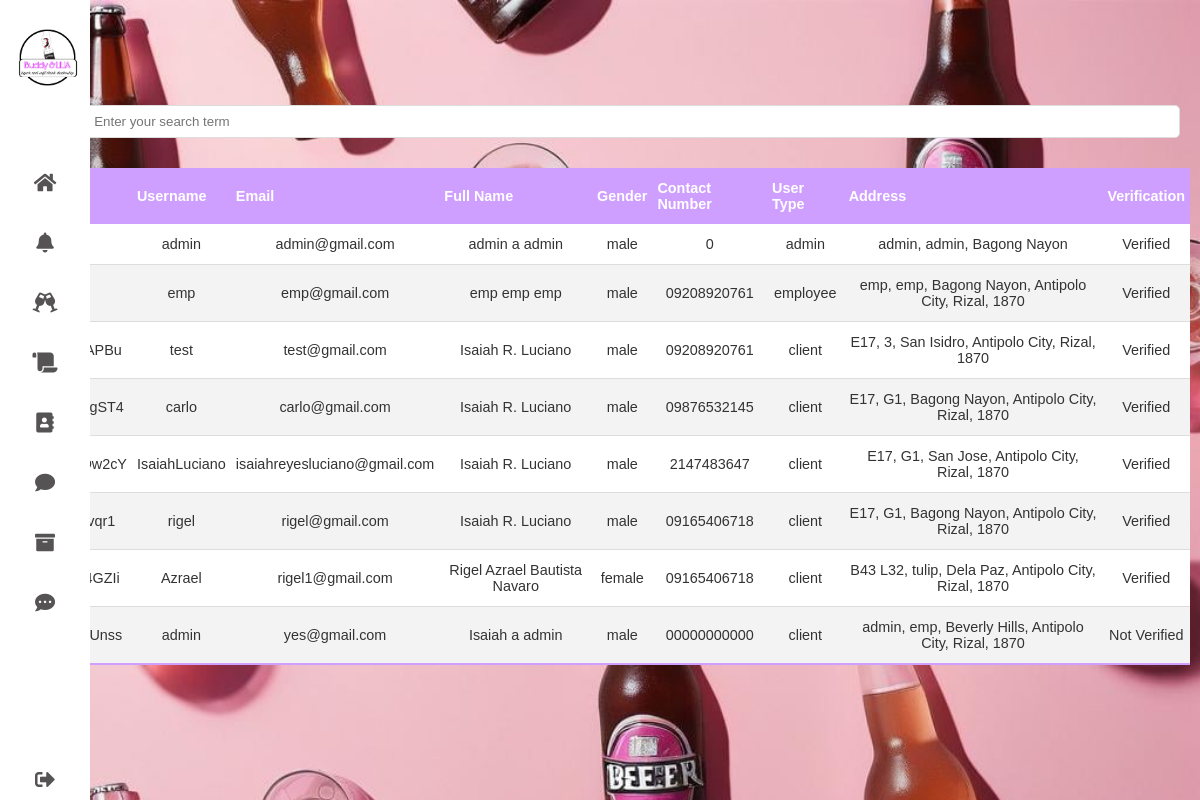
The page /pages/users-table.php (signed in) on the database its author committed.
### tables this page shows
CREATE TABLE `tbluser` (
  `id` varchar(10) NOT NULL,
  `username` varchar(50) NOT NULL,
  `password` varchar(100) NOT NULL,
  `email` varchar(50) NOT NULL,
  `fullname` varchar(100) NOT NULL,
  `gender` enum('male','female') NOT NULL,
  `contact` varchar(11) NOT NULL,
  `userType` enum('admin','client','employee') NOT NULL,
  `address` varchar(100) NOT NULL,
  `verification` tinyint(1) NOT NULL
);

### pages/users-table.php (the view, shortened to what this page needs)
<!DOCTYPE html>
<html lang="en">
<head>
  <link rel="stylesheet" href="../css/navbar.css" />
  <link rel="stylesheet" href="../css/client-dashboard.css" />
  <link rel="stylesheet" href="../css/search-bar.css" />
  <link rel="stylesheet" href="../css/table.css" />
  <link rel="stylesheet" href="https://cdnjs.cloudflare.com/ajax/libs/font-awesome/5.15.4/css/all.min.css"/>
</head>
<body style="background-image: url('../images/dashboard-bg.jpg'); background-size: cover;">
  <div class="container">
    <?php include "../php/header.php"; ?>
    <?php include "navbar.php"; ?>
    <div class="content">
      <center>
        <form method="POST" action="">
          <div class="search-bar">
            <label for="search">Search:</label>
            <input type="search" id="search" name="search" placeholder="Enter your search term">
          </div>
        </form>
        <table class="content-table" id="dataTable">
          <thead>
            <tr>
              <th>User ID</th>
              <th>Username</th>
              <th>Email</th>
              <th>Full Name</th>
              <th>Gender</th>
              <th>Contact Number</th>
              <th>User Type</th>
              <th>Address</th>
              <th>Verification</th>
            </tr>
          </thead>
          <tbody>
            <?php
            $select_users_query = "SELECT * FROM tbluser";
            $stmt_users = $conn->prepare($select_users_query);
            $stmt_users->execute();
            $users_result = $stmt_users->get_result();
            while ($user_row = $users_result->fetch_assoc()) {
              echo "<tr>";
              echo "<td>" . $user_row['id'] . "</td>";
              echo "<td>" . $user_row['username'] . "</td>";
              echo "<td>" . $user_row['email'] . "</td>";
              echo "<td>" . $user_row['fullname'] . "</td>";
              echo "<td>" . $user_row['gender'] . "</td>";
              echo "<td>" . $user_row['contact'] . "</td>";
              echo "<td>" . $user_row['userType'] . "</td>";
              echo "<td>" . $user_row['address'] . "</td>";
              echo "<td>" . ($user_row['verification'] ? 'Verified' : 'Not Verified') . "</td>";
              echo "</tr>";
            }
            ?>
          </tbody>
        </table>
      </center>
    </div>
  </div>
</body>
</html>

### css/navbar.css (style rules this page uses)
* { margin: 0; padding: 0; outline: none; border: none; text-decoration: none; box-sizing: border-box; font-family: "Poppins", sans-serif; }
body { background: rgb(226, 226, 226); font-size: 16px; color: #333; }
.container { display: flex; }
table thead tr { color: #fff; background: #34AF6D; text-align: left; font-weight: bold; }
.container { display: flex; flex-direction: column; justify-content: center; align-items: center; height: 100vh; }

### css/client-dashboard.css (style rules this page uses)
.container { display: flex; flex-direction: column; justify-content: center; align-items: center; height: 100vh; }
.content { text-align: center; color: #fff; padding: 0 20px; }

### css/search-bar.css (style rules this page uses)
.search-bar { display: flex; align-items: center; width: 100%; }
.search-bar label { margin-right: 10px; }
.search-bar input[type="search"] { flex: 1; padding: 8px; border: 1px solid #ddd; border-radius: 5px; }

### css/table.css (style rules this page uses)
* { font-family: sans-serif; }
.content-table { border-collapse: collapse; margin: 30px 10px; font-size: 0.9em; width: 100%; border-radius: 5px; overflow-x: auto; background-color: #ffffff; }
.content-table thead tr { background-color: #CF9FFF; color: #ffffff; text-align: left; font-weight: bold; }
.content-table th, .content-table td { padding: 12px 5px; }
.content-table tbody tr { border-bottom: 1px solid #dddddd; }
.content-table tbody tr:nth-of-type(even) { background-color: #f3f3f3; }
.content-table tbody tr:last-of-type { border-bottom: 2px solid #CF9FFF; }
.content-table td { text-align: center; }

### rows shown on the page
tbluser: username "admin", email "admin@gmail.com", fullname "admin a admin", gender "male", contact "0", userType "admin", address "admin, admin, Bagong Nayon", verification "Verified"
tbluser: username "emp", email "emp@gmail.com", fullname "emp emp emp", gender "male", contact "09208920761", userType "employee", address "emp, emp, Bagong Nayon, Antipolo City, Rizal, 1870", verification "Verified"
tbluser: username "test", email "test@gmail.com", fullname "Isaiah R. Luciano", gender "male", contact "09208920761", userType "client", address "E17, 3, San Isidro, Antipolo City, Rizal, 1870", verification "Verified"
tbluser: username "carlo", email "carlo@gmail.com", fullname "Isaiah R. Luciano", gender "male", contact "09876532145", userType "client", address "E17, G1, Bagong Nayon, Antipolo City, Rizal, 1870", verification "Verified"
tbluser: username "IsaiahLuciano", email "isaiahreyesluciano@gmail.com", fullname "Isaiah R. Luciano", gender "male", contact "2147483647", userType "client", address "E17, G1, San Jose, Antipolo City, Rizal, 1870", verification "Verified"
tbluser: username "rigel", email "rigel@gmail.com", fullname "Isaiah R. Luciano", gender "male", contact "09165406718", userType "client", address "E17, G1, Bagong Nayon, Antipolo City, Rizal, 1870", verification "Verified"
tbluser: username "Azrael", email "rigel1@gmail.com", fullname "Rigel Azrael Bautista Navaro", gender "female", contact "09165406718", userType "client", address "B43 L32, tulip, Dela Paz, Antipolo City, Rizal, 1870", verification "Verified"
tbluser: username "admin", email "yes@gmail.com", fullname "Isaiah a admin", gender "male", contact "00000000000", userType "client", address "admin, emp, Beverly Hills, Antipolo City, Rizal, 1870", verification "Not Verified"
